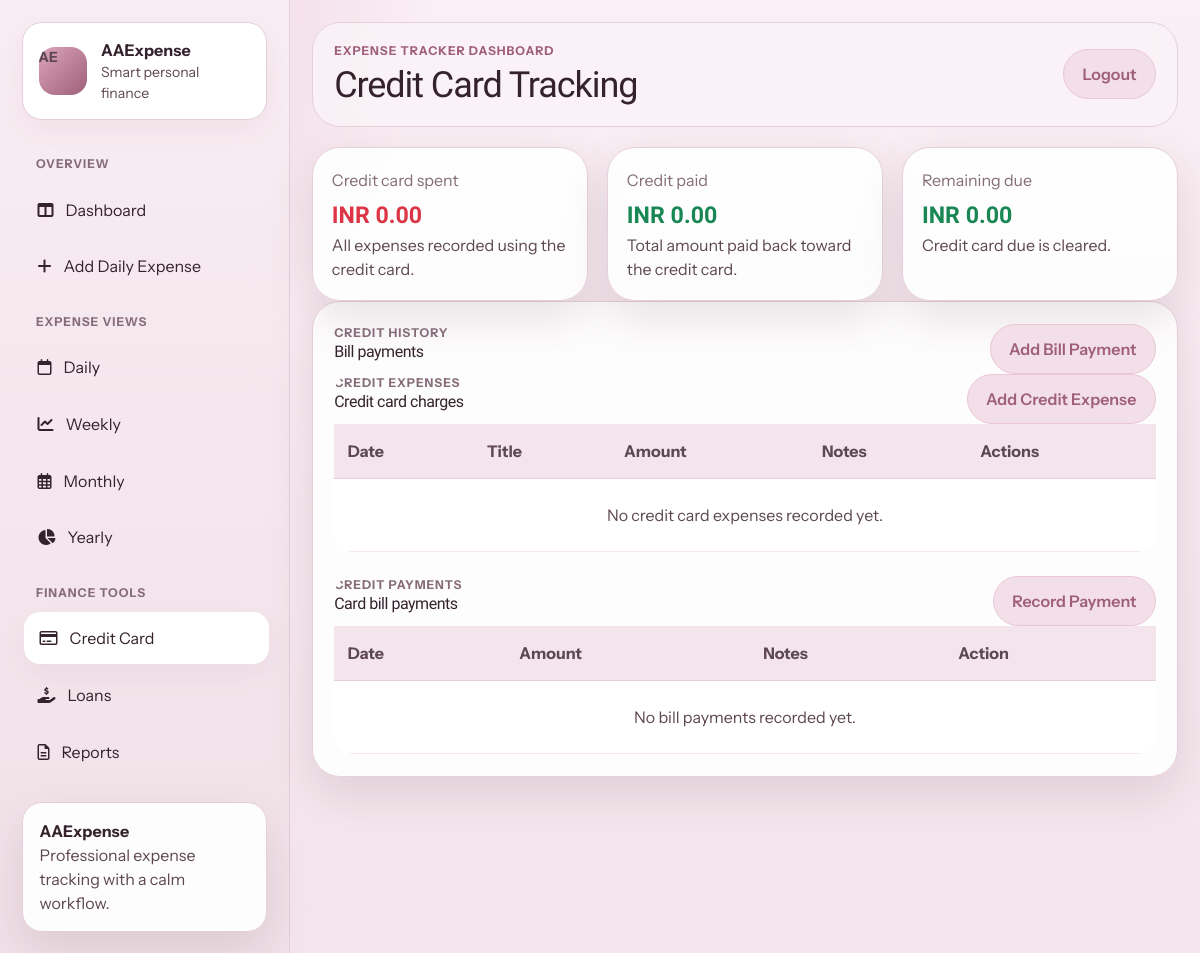
Before: /credit-bills/ (signed in) with the older database file.
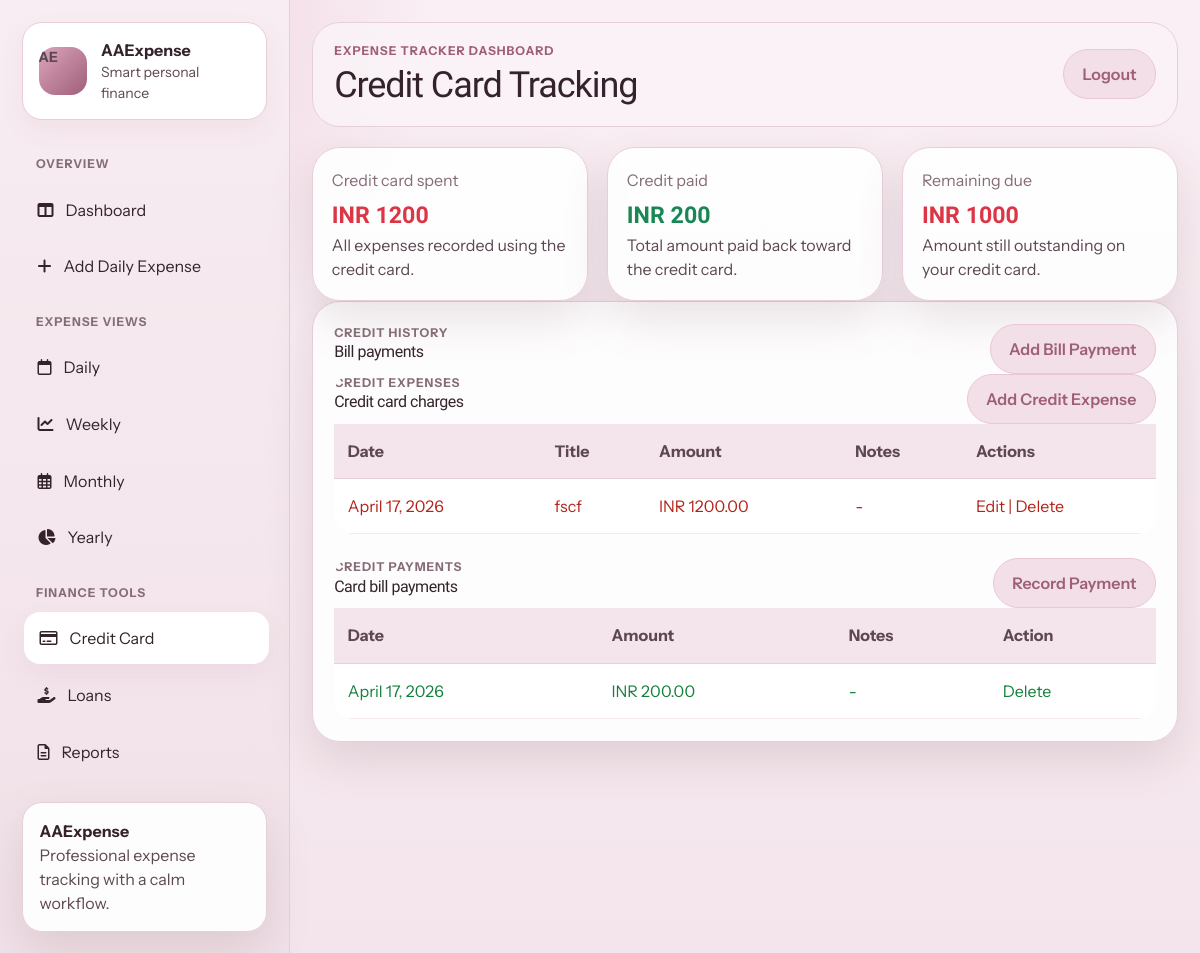
After: the same page with the newer database file.
### expense/models.py (models this page shows, shortened)
class Expense(models.Model):
    PAYMENT_CASH = "cash"
    PAYMENT_UPI = "upi"
    PAYMENT_CREDIT_CARD = "credit_card"
    PAYMENT_CREDIT_CARD_BILL = "credit_card_bill"
    PAYMENT_CHOICES = [
        (PAYMENT_CASH, "Cash"),
        (PAYMENT_UPI, "UPI"),
        (PAYMENT_CREDIT_CARD, "Credit Card"),
        (PAYMENT_CREDIT_CARD_BILL, "Credit Card Bill Payment"),
    ]
    PAYMENT_CHOICES_DICT = dict(PAYMENT_CHOICES)
    CATEGORY_ENTERTAINMENT = "entertainment"
    CATEGORY_GROCERY = "grocery"
    CATEGORY_FOOD = "food"
    CATEGORY_STATIONERY = "stationery"
    CATEGORY_TRANSPORT = "transport"
    CATEGORY_HEALTH = "health"
    CATEGORY_RENT = "rent"
    CATEGORY_EDUCATION = "education"
    CATEGORY_BILLS = "bills"
    CATEGORY_SHOPPING = "shopping"
    CATEGORY_OTHERS = "others"
    CATEGORY_CHOICES = [
        (CATEGORY_ENTERTAINMENT, "Entertainment"),
        (CATEGORY_GROCERY, "Grocery"),
        (CATEGORY_FOOD, "Food"),
        (CATEGORY_STATIONERY, "Stationery"),
        (CATEGORY_TRANSPORT, "Transport"),
        (CATEGORY_HEALTH, "Health"),
        (CATEGORY_RENT, "Rent"),
        (CATEGORY_EDUCATION, "Education"),
        (CATEGORY_BILLS, "Bills"),
        (CATEGORY_SHOPPING, "Shopping"),
        (CATEGORY_OTHERS, "Others"),
    ]
    CATEGORY_CHOICES_DICT = dict(CATEGORY_CHOICES)
    user = models.ForeignKey(settings.AUTH_USER_MODEL, on_delete=models.CASCADE, related_name="expenses")
    title = models.CharField(max_length=120)
    category = models.CharField(max_length=80, choices=CATEGORY_CHOICES, default=CATEGORY_OTHERS)
    amount = models.DecimalField(max_digits=12, decimal_places=2)
    expense_date = models.DateField(default=timezone.localdate)
    payment_method = models.CharField(max_length=20, choices=PAYMENT_CHOICES, default=PAYMENT_UPI)
    notes = models.TextField(blank=True)
    created_at = models.DateTimeField(auto_now_add=True)
    updated_at = models.DateTimeField(auto_now=True)
    class Meta:
        ordering = ["-expense_date", "-created_at"]

class CreditCardBillPayment(models.Model):
    user = models.ForeignKey(settings.AUTH_USER_MODEL, on_delete=models.CASCADE, related_name="credit_card_bill_payments")
    amount = models.DecimalField(max_digits=12, decimal_places=2)
    paid_on = models.DateField(default=timezone.localdate)
    notes = models.TextField(blank=True)
    created_at = models.DateTimeField(auto_now_add=True)
    class Meta:
        ordering = ["-paid_on", "-created_at"]

### expense/views.py (the view)
# urls.py: path("credit-bills/", views.credit_bill_list, name="credit_bill_list"),
@login_required
def credit_bill_list(request):
    credit_expenses = Expense.objects.filter(user=request.user, payment_method=Expense.PAYMENT_CREDIT_CARD).order_by("-expense_date", "-created_at")
    payments = CreditCardBillPayment.objects.filter(user=request.user).order_by("-paid_on", "-created_at")
    credit_spent = credit_expenses.aggregate(total=Sum("amount"))["total"] or Decimal("0.00")
    credit_paid = payments.aggregate(total=Sum("amount"))["total"] or Decimal("0.00")
    credit_outstanding = max(Decimal("0.00"), credit_spent - credit_paid)
    return render(
        request,
        "expense/credit_bill_list.html",
        {
            "credit_expenses": credit_expenses,
            "payments": payments,
            "credit_spent": credit_spent,
            "credit_paid": credit_paid,
            "credit_outstanding": credit_outstanding,
        },
    )

### templates/expense/credit_bill_list.html (shortened to what this page needs)
{% extends 'expense/base.html' %}
{% block page_heading %}Credit Card Tracking{% endblock %}
{% block content %}
<section class="summary-grid summary-grid--compact">
    <article class="summary-card">
        <span>Credit card spent</span>
        <strong class="text-danger">INR {{ credit_spent }}</strong>
        <p>All expenses recorded using the credit card.</p>
    </article>
    <article class="summary-card">
        <span>Credit paid</span>
        <strong class="text-success">INR {{ credit_paid }}</strong>
        <p>Total amount paid back toward the credit card.</p>
    </article>
    <article class="summary-card">
        <span>Remaining due</span>
        <strong class="{% if credit_outstanding > 0 %}text-danger{% else %}text-success{% endif %}">INR {{ credit_outstanding }}</strong>
        <p>{% if credit_outstanding > 0 %}Amount still outstanding on your credit card.{% else %}Credit card due is cleared.{% endif %}</p>
    </article>
</section>
<section class="content-card">
    <div class="section-heading">
        <div>
            <p class="eyebrow-text">Credit history</p>
            <h3>Bill payments</h3>
        </div>
        <a class="btn btn-soft-rose" href="{% url 'credit_bill_create' %}">Add Bill Payment</a>
    </div>
    <div class="table-responsive mb-4">
        <div class="section-heading">
            <div>
                <p class="eyebrow-text">Credit Expenses</p>
                <h3>Credit card charges</h3>
            </div>
            <a class="btn btn-soft-rose" href="{% url 'expense_create' %}">Add Credit Expense</a>
        </div>
        <table class="table align-middle app-table mb-0">
            <thead>
                <tr>
                    <th>Date</th>
                    <th>Title</th>
                    <th>Amount</th>
                    <th>Notes</th>
                    <th>Actions</th>
                </tr>
            </thead>
            <tbody>
                {% for expense in credit_expenses %}
                    <tr class="row-danger">
                        <td>{{ expense.expense_date }}</td>
                        <td>{{ expense.title }}</td>
                        <td>INR {{ expense.amount }}</td>
                        <td>{{ expense.notes|default:"-" }}</td>
                        <td><a href="{% url 'expense_update' expense.pk %}">Edit</a> | <a href="{% url 'expense_delete' expense.pk %}">Delete</a></td>
                    </tr>
                {% empty %}
                    <tr>
                        <td colspan="5" class="text-center py-4">No credit card expenses recorded yet.</td>
                    </tr>
                {% endfor %}
            </tbody>
        </table>
    </div>
    <div class="table-responsive">
        <div class="section-heading">
            <div>
                <p class="eyebrow-text">Credit Payments</p>
                <h3>Card bill payments</h3>
            </div>
            <a class="btn btn-soft-rose" href="{% url 'credit_bill_create' %}">Record Payment</a>
        </div>
        <table class="table align-middle app-table mb-0">
            <thead>
                <tr>
                    <th>Date</th>
                    <th>Amount</th>
                    <th>Notes</th>
                    <th>Action</th>
                </tr>
            </thead>
            <tbody>
                {% for bill in payments %}
                    <tr class="row-success">
                        <td>{{ bill.paid_on }}</td>
                        <td>INR {{ bill.amount }}</td>
                        <td>{{ bill.notes|default:"-" }}</td>
                        <td><a href="{% url 'credit_bill_delete' bill.pk %}">Delete</a></td>
                    </tr>
                {% empty %}
                    <tr>
                        <td colspan="4" class="text-center py-4">No bill payments recorded yet.</td>
                    </tr>
                {% endfor %}
            </tbody>
        </table>
    </div>
</section>
{% endblock %}

Changed rows visible on the page:
added Expense: expense_date "April 17, 2026", title "fscf", amount "1200.00", notes "-"
added CreditCardBillPayment: paid_on "April 17, 2026", amount "200.00", notes "-"
Other visible differences:
{{ credit_spent }}: "0.00" → "1200"
{{ credit_paid }}: "0.00" → "200"
{{ credit_outstanding }}: "0.00" → "1000"
text no longer shown: "Credit card due is cleared. No credit card expenses recorded yet. No bill payments recorded yet."
text now shown: "Amount still outstanding on your credit card."
